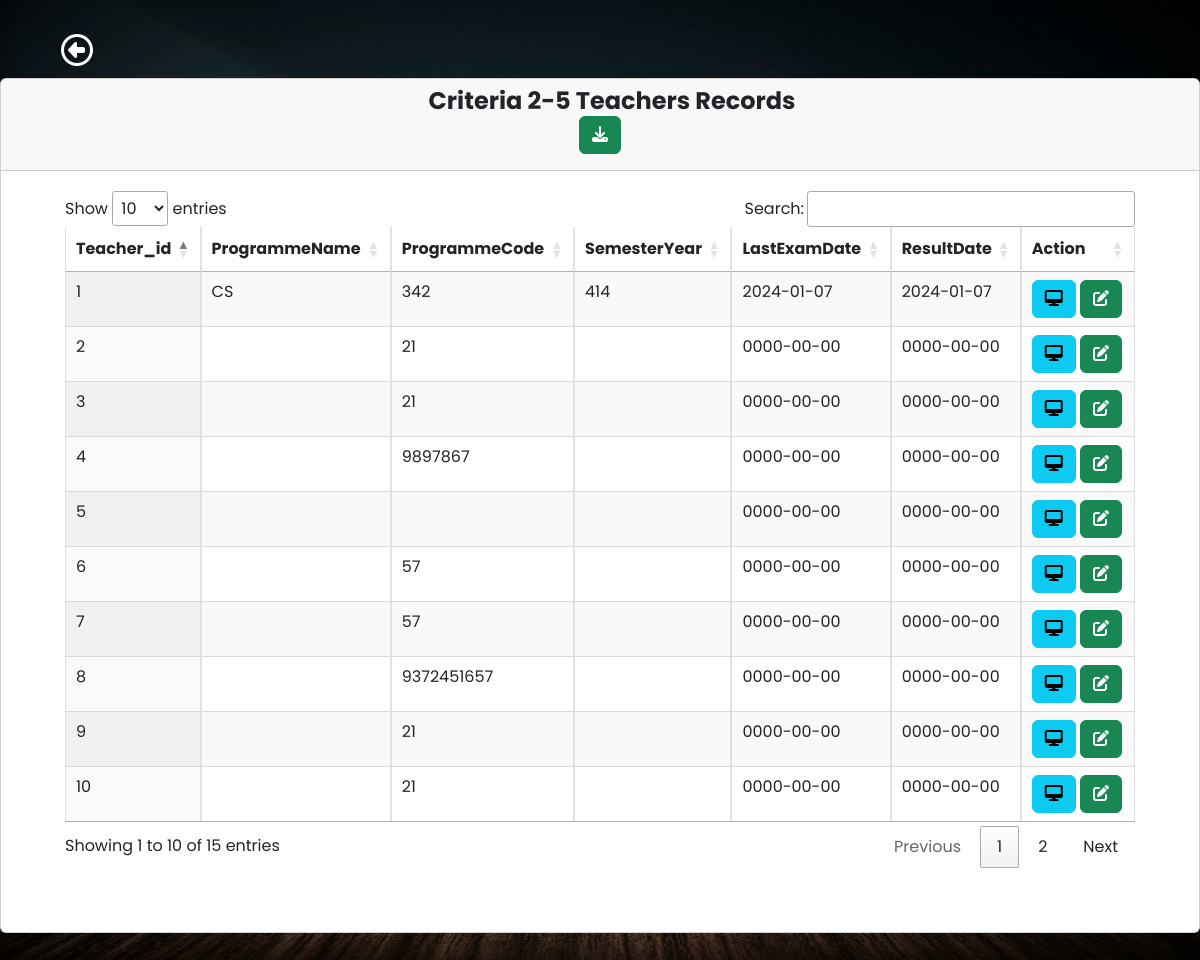
Page /criteria/criteria2-5.php on the committed database.
### tables this page shows
CREATE TABLE `teacherform` (
  `teacher_id` int(10) NOT NULL,
  `teacherName` varchar(100) NOT NULL,
  `pan` varchar(100) NOT NULL,
  `designation` varchar(50) NOT NULL,
  `appointmentYear` int(40) NOT NULL,
  `appointmentNature` varchar(100) NOT NULL,
  `departmentName` varchar(70) NOT NULL,
  `experienceYears` int(10) NOT NULL,
  `stillServing1` varchar(100) NOT NULL,
  `teacherNamePhD` varchar(100) NOT NULL,
  `qualificationYear` varchar(10) NOT NULL,
  `recognizedGuide` varchar(10) NOT NULL,
  `recognitionYear` int(10) NOT NULL,
  `stillServing2` varchar(10) NOT NULL,
  `researchScholar` varchar(100) NOT NULL,
  `registrationYear` int(10) NOT NULL,
  `guideAllotmentLink` date NOT NULL,
  `programmeName` varchar(50) NOT NULL,
  `programmeCode` varchar(50) NOT NULL,
  `semesterYear` varchar(10) NOT NULL,
  `lastExamDate` date NOT NULL,
  `resultDate` date NOT NULL,
  `programCode` varchar(10) NOT NULL,
  `programName` varchar(100) NOT NULL,
  `studentsAppeared` int(100) NOT NULL,
  `studentsPassed` int(100) NOT NULL,
  `teacherNameSeedMoney` varchar(100) NOT NULL,
  `seedAmount` int(10) NOT NULL,
  `yearReceived` int(10) NOT NULL,
  `policyLink` varchar(100) NOT NULL,
  `teacherNameAward` varchar(100) NOT NULL,
  `awardName` varchar(100) NOT NULL,
  `awardYear` int(10) NOT NULL,
  `awardingAgency` varchar(100) NOT NULL,
  `roomName` varchar(255) NOT NULL,
  `ictFacility` varchar(255) NOT NULL,
  `photoLink` varchar(255) NOT NULL,
  `timetable` varchar(255) NOT NULL,
  `year` varchar(10) NOT NULL,
  `budget` int(10) NOT NULL,
  `expenditure` int(10) NOT NULL,
  `totalExpenditure` int(10) NOT NULL,
  `maintenanceAcademic` int(10) NOT NULL,
  `maintenancePhysical` int(10) NOT NULL,
  `module` varchar(255) NOT NULL,
  `platform` varchar(255) NOT NULL,
  `launchDate` date NOT NULL,
  `documentLink` varchar(255) NOT NULL,
  `facility` varchar(255) NOT NULL,
  `developmentFacility` varchar(255) NOT NULL,
  `videoLink` varchar(255) NOT NULL,
  `scheme_name` varchar(255) NOT NULL,
  `gov_students` int(11) NOT NULL,
  `gov_amount` decimal(10,2) NOT NULL,
  `ngo_students` int(11) NOT NULL,
  `ngo_amount` decimal(10,2) NOT NULL,
  `ngo_name` varchar(255) NOT NULL,
  `capacity_programme` varchar(255) NOT NULL,
  `implementationDate` date NOT NULL,
  `enrolledStudents` int(11) NOT NULL,
  `agencies` text NOT NULL,
  `activity_name` varchar(255) NOT NULL,
  `students_attended` int(11) NOT NULL,
  `students_placed` int(11) NOT NULL,
  `eventDate` date NOT NULL,
  `teamIndividual` varchar(255) NOT NULL,
  `competitionLevel` varchar(255) NOT NULL,
  `eventName` varchar(255) NOT NULL,
  `pi_co_pi_name` varchar(255) NOT NULL,
  `funding_agency` varchar(255) NOT NULL,
  `type` varchar(100) NOT NULL,
  `department` varchar(255) NOT NULL,
  `funds_provided` int(10) NOT NULL,
  `duration` varchar(100) NOT NULL,
  `workshop_name` varchar(255) NOT NULL,
  `participants` int(11) NOT NULL,
  `date` varchar(100) NOT NULL,
  `activity_report_link` varchar(255) NOT NULL,
  `author_name` varchar(255) NOT NULL,
  `journal_name` varchar(255) NOT NULL,
  `publication_year` int(11) NOT NULL,
  `issn_number` varchar(255) NOT NULL,
  `journal_website` varchar(255) NOT NULL,
  `article_link` varchar(255) NOT NULL,
  `listing_status` varchar(255) NOT NULL,
  `teacher_consultants` varchar(255) NOT NULL,
  `project_name` varchar(255) NOT NULL,
  `agency_details` varchar(255) NOT NULL,
  `revenue_generated` decimal(10,2) NOT NULL,
  `trainees` int(11) NOT NULL,
  `teachers_staff_names` varchar(255) NOT NULL,
  `facilities_name_department` varchar(255) NOT NULL,
  `consultancy_name` varchar(255) NOT NULL,
  `total_amount_spent` int(10) NOT NULL,
  `organizing_unit` varchar(255) NOT NULL,
  `role` varchar(50) NOT NULL,
  `year_placement` varchar(4) NOT NULL,
  `studentName_placement` varchar(255) NOT NULL,
  `programGraduated_placement` varchar(255) NOT NULL,
  `employerName` varchar(255) NOT NULL,
  `payPackage` varchar(255) NOT NULL,
  `studentName_higher_education` varchar(255) NOT NULL,
  `institutionJoined` varchar(255) NOT NULL,
  `programAdmitted` varchar(255) NOT NULL,
  `e_governance` varchar(255) NOT NULL,
  `conference_name` varchar(255) NOT NULL,
  `conferenceName` varchar(255) NOT NULL,
  `professionalBody` varchar(255) NOT NULL,
  `amount` int(10) NOT NULL,
  `roles` varchar(255) NOT NULL,
  `from_date` date NOT NULL,
  `to_date` date NOT NULL,
  `program_title` varchar(255) NOT NULL
);

### criteria/criteria2-5.php (the view, shortened to what this page needs)
<?php
require 'dbcon.php';
?>
<!doctype html>
<html lang="en">
<head>
    <link href="https://cdn.jsdelivr.net/npm/bootstrap@5.1.3/dist/css/bootstrap.min.css" rel="stylesheet">
    <link rel="stylesheet" href="https://cdn.datatables.net/1.10.2/css/jquery.dataTables.min.css">
    <link rel="stylesheet" href="https://pro.fontawesome.com/releases/v5.10.0/css/all.css">
    <?php
    include('../students/includes/header1.php');
    ?>
</head>
<body>
    <div class="wrapper">
        <div class="main">
            <nav class="navbar navbar-expand">
                <a href="../criteria/criteria.php" class="btn btn-2xl mx-5 mt-4"><i class="fa-regular fa-circle-left fa-2xl" style="color: #fff;"></i></a>
            </nav>
            <main class="content ">
                <div class=" mb-5">
                    <div class="row">
                        <div class="col-md-12">
                            <div class="card">
                                <div class="card-header">
                                    <h4 class="text-center">&emsp;<b>Criteria 2-5 Teachers Records</b>
                                    <form method="post" action="../excel/Excel copy 9.php">
                                            <button type="submit" class="btn btn-success btn pull-right" name="export_excel"><i class="fas fa-download"></i></button>
                                        </form>
                                    </h4>
                                </div>
                                <div class="card-body m-5 mt-1">
                                    <table id="example" class="display table table-striped table-bordered table-hover" cellspacing="0" width="100%">
                                        <thead>
                                            <tr>
                                                <?php
                                                $query = "SELECT teacher_id,programmeName,programmeCode,semesterYear,lastExamDate,resultDate FROM teacherform LIMIT 1";
                                                $query_run = mysqli_query($conn, $query);
                                                $row = mysqli_fetch_assoc($query_run);
                                                foreach ($row as $key => $value) {
                                                    echo "<th>" . ucfirst($key) . "</th>";
                                                }
                                                ?>
                                                <th>Action</th>
                                            </tr>
                                        </thead>
                                        <tbody>
                                            <?php
                                            $query = "SELECT teacher_id,programmeName,programmeCode,semesterYear,lastExamDate,resultDate FROM teacherform";
                                            $query_run = mysqli_query($conn, $query);
                                            if (mysqli_num_rows($query_run) > 0) {
                                                while ($teacher = mysqli_fetch_assoc($query_run)) {
                                            ?>
                                                    <tr>
                                                        <?php
                                                        foreach ($teacher as $data) {
                                                            echo "<td>" . $data . "</td>";
                                                        }
                                                        ?>
                                                        <td>
                                                            <a href="teacher-view.php?id=<?= $teacher['teacher_id']; ?>" class="btn btn-info btn-xs"><i class="fas fa-desktop "></i></a>
                                                            <a href="teacher-edit.php?id=<?= $teacher['teacher_id']; ?>" class="btn btn-success btn-xs"><i class="fas fa-edit"></i></a>
                                                        </td>
                                                    </tr>
                                            <?php
                                                }
                                            } else {
                                                echo "<tr><td colspan='4'>No Record Found</td></tr>";
                                            }
                                            ?>
                                        </tbody>
                                    </table>
                                </div>
                            </div>
                        </div>
                    </div>
                </div>
            </main>
        </div>
    </div>
</body>
</html>

### students/includes/header1.php (shortened to what this page needs)
<link href="https://cdn.jsdelivr.net/npm/bootstrap@5.3.0-alpha3/dist/css/bootstrap.min.css" rel="stylesheet">

### students/includes/header1.php (style rules this page uses)
body { font-family: 'Poppins', sans-serif; margin: 0; background-image: url("../img/background-image.jpg"); background-repeat: no-repeat; background-position: center bottom; background-size: cover; }
a { cursor: pointer; text-decoration: none; font-family: 'Poppins', sans-serif; }
.wrapper { align-items: stretch; display: flex; width: 100%; }
.main { display: flex; flex-direction: column; min-height: 100vh; width: 100%; overflow: hidden; transition: all 0.35s ease-in-out; }
.content { flex: 1; max-width: 100vw; width: 100vw; }
@media (min-width:768px) { .content { width: auto; } }

### rows in the picture
teacherform: teacher_id "1", programmeName "CS", programmeCode "342", semesterYear "414", data "2024-01-07"
teacherform: teacher_id "2", programmeCode "21", data "0000-00-00"
teacherform: teacher_id "3", programmeCode "21", data "0000-00-00"
teacherform: teacher_id "4", programmeCode "9897867", data "0000-00-00"
teacherform: teacher_id "5", data "0000-00-00"
teacherform: teacher_id "6", programmeCode "57", data "0000-00-00"
teacherform: teacher_id "7", programmeCode "57", data "0000-00-00"
teacherform: teacher_id "8", programmeCode "9372451657", data "0000-00-00"
teacherform: teacher_id "9", programmeCode "21", data "0000-00-00"
teacherform: teacher_id "10", programmeCode "21", data "0000-00-00"

### other values in the picture
$key "Teacher_id"
$key "ProgrammeName"
$key "ProgrammeCode"
$key "SemesterYear"
$key "LastExamDate"
$key "ResultDate"
